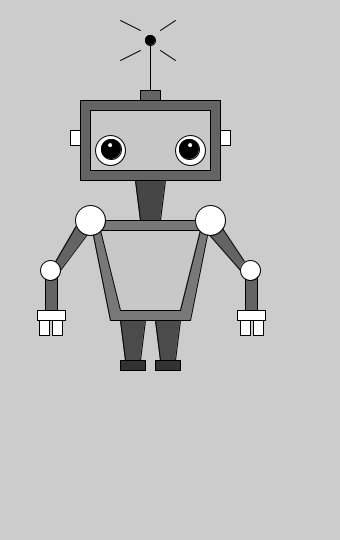
Frame 1 (no input)
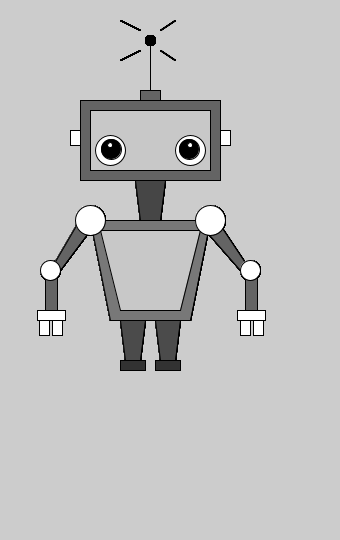
Frame 60 (the mouse pressed at the canvas centre just before this capture)
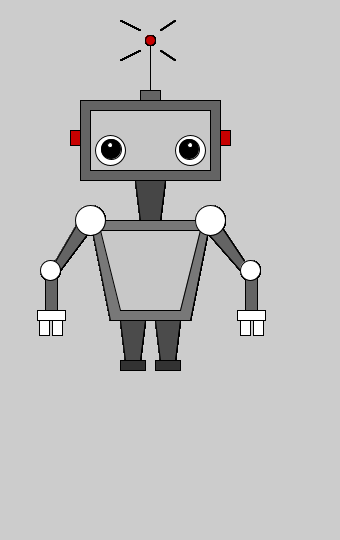
Frame 120 (the mouse held since frame 60 and released just before this capture)

The Processing sketch that drew these frames (run headless with seeded random() and noise(); from frame 60 on, the mouse is pressed at the canvas centre):

// Processing sketch: processing_55802
// ── processing_55802.pde

void setup(){
size(340, 540);//canvas size
}
void draw(){
//need to rotate head
//head and neck
if (mousePressed){
  fill(200,0,0);
  rect (220,130,10,15);
  rect(70,130,10,15);
}else{
  fill(255);
}
rect(220, 130, 10,15);//ears
rect(70,130, 10,15);//ears
fill(100);
rect(80, 100, 140,80); //head
fill(200);
rect(90, 110, 120, 60);
fill(100);

rect(140,90,20,10);//antennae rectangle
line(150,90,150,40);//antennae line
  if (mousePressed){
    fill(200,0,0);
    ellipse(150,40,10,10);//antennae circle
  } else{
    fill(0);
    ellipse(150,40,10,10);
  }
  
line(160,50,175,60);//lines around antennae
line(140,50,120,60);//lines around antennae
line(140,30,120,20);//lines around antennae
line(160,30,175,20);//lines around antennae
fill(70);
quad(135,180,165,180,160,220,140,220);//neck

//torso
fill(120);
quad(90,220,210, 220, 190, 320, 110, 320);//torso
fill(200);
quad(100,230,200, 230, 180, 310, 120, 310);

//head and legs
fill(75);
quad(120,320,145,320,140,360,125,360);//left leg
quad(155,320,180,320,175,360,160,360);//right leg
fill(255);
ellipse(110,150,30,30);//Eyes
ellipse(190, 150,30,30);//eyes
fill(0);
ellipse(111,149,20,20);//pupils
ellipse(189,149,20,20);//pupils

//feet/legs
fill(50);
rect(120,360,25,10);//left foot
rect(155,360,25,10);//right foot

//arms
fill(100);
beginShape();//left upper arm
vertex(85,210);
vertex(90,230);
vertex (60,270);
vertex(50,270);
endShape(CLOSE);
beginShape();//right upper arm
vertex(210,210);
vertex(205,230);
vertex(240,270);
vertex(250 ,270);
endShape(CLOSE);
fill(100);
rect(245,270,12.5,40);//forearm right
fill(255);
ellipse(250,270,20,20);//elbow right
ellipse(90,220,30,30); //left arm shoulder
ellipse(210,220,30,30);//right arm shoulder
fill(100);
rect(45,270,12.5,40);//forearm left
fill(255);
ellipse(50,270, 20,20);//elbow joint left
rect( 37.5,310, 27.5,10);//hand left
rect (39,320,10,15);//hand left
rect (52.5,320, 10,15);//hand left
rect(237.5,310,27.5,10);//hand right
rect(240, 320,10, 15);//hand right
rect(253.5, 320, 10,15);//hand right
fill(255);
ellipse(190, 145, 5,5);
ellipse(110,145,5,5);
    }
